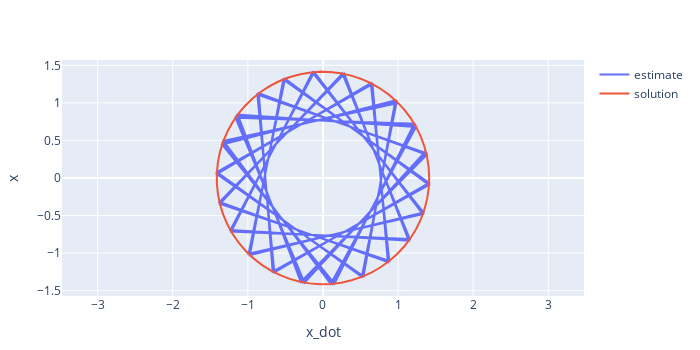

Notebook cell for this chart:
### Markdown cell above
Plot of solution and estimate for x versus x_dot

### Code cell
estimate = scatter(x=x_dot, y=x, mode="lines",name="estimate")
solution = scatter(x=x_dot_sol, y=x_sol, mode="lines",name="solution")
layout = Layout(
    yaxis=attr(scaleanchor = "x",scaleratio = 1),
    xaxis_title="x_dot",
    yaxis_title="x",
    width=700, height=350,
    )

plot([estimate, solution], layout)
